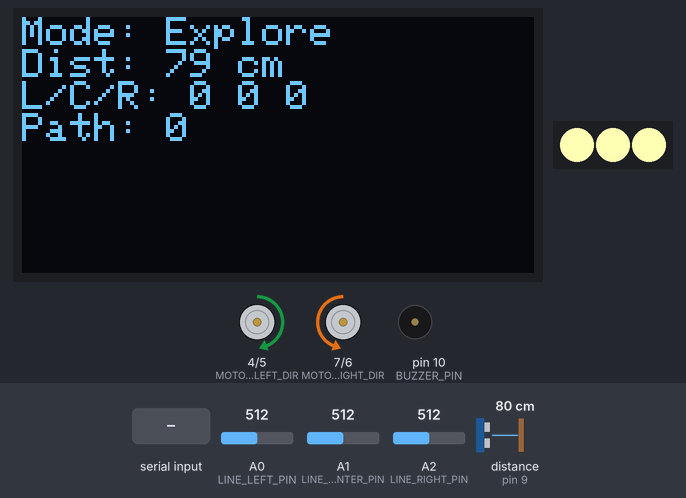
Recording of a sketch running on a simulated Arduino Uno, built with avr-gcc and run on an emulated ATmega328P. Shown: 128×64 one-colour display, 3 RGB LEDs in strip order, left to right, direction and speed pins drawn as motors (green arrow = direction pin HIGH = forward, orange = LOW = backward, longer = more drive), buzzer (waves = sounding). Wiring (inferred from the names in the program): ultrasonic range finder: trigger pin 8; echo pin 9; WS2812 LEDs: data pin 12. The inputs (shaded band) are chosen by the test bench; at power-on: distance to the obstacle (sensor on pin 9) 80 cm, A1 (LINE_CENTER_PIN) = 512, A0 (LINE_LEFT_PIN) = 512, A2 (LINE_RIGHT_PIN) = 512. The echo pulse lasts 58.3 µs per cm; what the sketch prints to the serial monitor is not drawn.

Above: at 0.95 s.
1.3 s: "r" received over Serial
At 2.4 s:
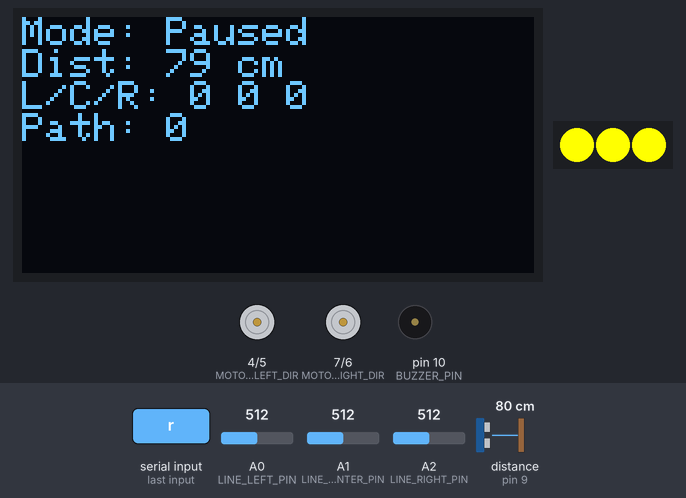
3.0 s: distance to the obstacle (sensor on pin 9) set to 60 cm
At 3.36 s:
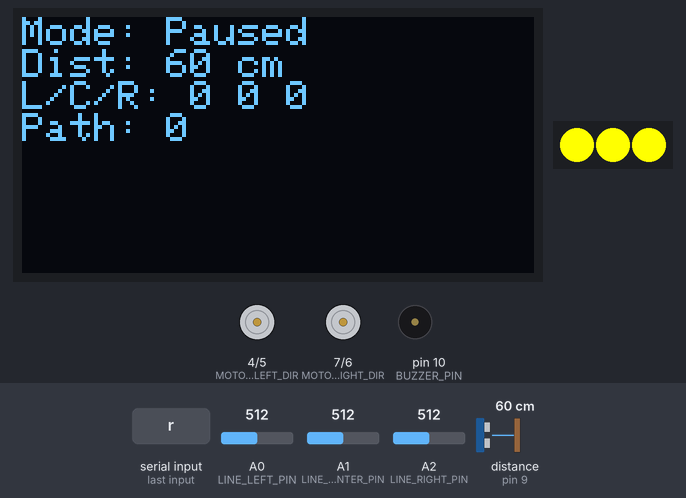
4.6 s: "e" received over Serial
At 5.5 s:
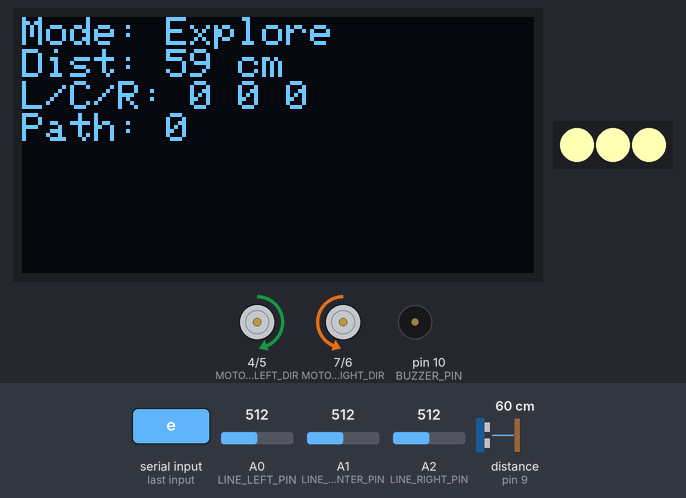
7.6 s: A1 (LINE_CENTER_PIN) set to 642
9.1 s: A1 (LINE_CENTER_PIN) set to 664
At 9.5 s:
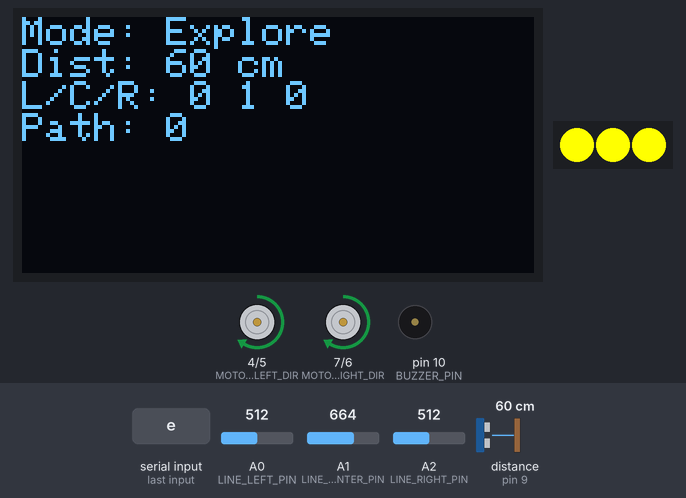
10.6 s: A0 (LINE_LEFT_PIN) set to 634
12.1 s: A0 (LINE_LEFT_PIN) set to 669
At 12.53 s:
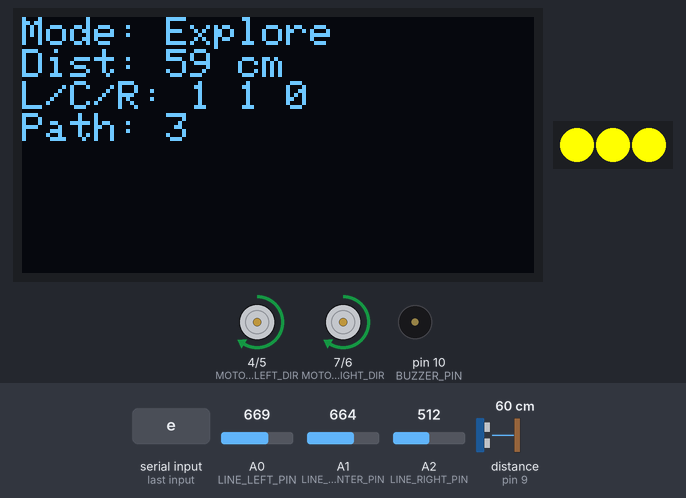
Timing chart, 0 to 16.1 s (numbered marks = the images above; inputs shaded):
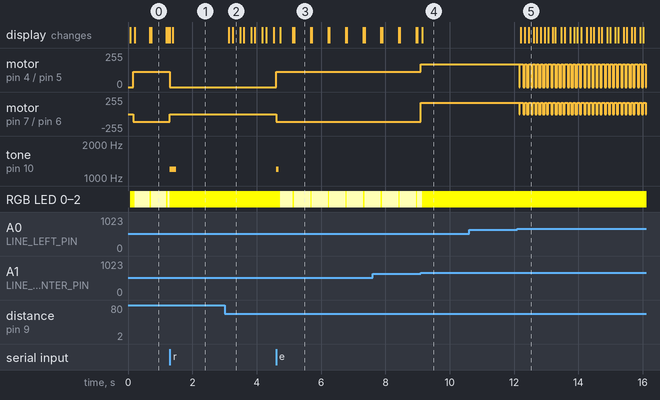

Measured:
- the behaviour switches between 650 and 651 on A1 (LINE_CENTER_PIN) (found by bisection; images 3 and 4)
- the behaviour switches between 650 and 651 on A0 (LINE_LEFT_PIN) (found by bisection; images 4 and 5)
- after the input at 1.3 s, motor on pin 4 (MOTOR_LEFT_DIR) / pin 5 (MOTOR_LEFT_PWM): forward 115/255 → stopped at once; motor on pin 7 (MOTOR_RIGHT_DIR) / pin 6 (MOTOR_RIGHT_PWM): backward 115/255 → stopped at once; tone on pin 10 (BUZZER_PIN): silent → 1200 Hz at once, → silent 0.20 s later
- after the input at 3.0 s, the display: first changes after 0.14 s (image 2 shows a later state)
- after the input at 4.6 s, motor on pin 4 (MOTOR_LEFT_DIR) / pin 5 (MOTOR_LEFT_PWM): stopped → forward 115/255 at once; motor on pin 7 (MOTOR_RIGHT_DIR) / pin 6 (MOTOR_RIGHT_PWM): stopped → backward 115/255 at once; tone on pin 10 (BUZZER_PIN): silent → 1200 Hz at once, → silent 0.08 s later; the display: changes after 0.13 s (image 3)
- after the input at 9.1 s, motor on pin 4 (MOTOR_LEFT_DIR) / pin 5 (MOTOR_LEFT_PWM): forward 115/255 → forward 170/255 at once; motor on pin 7 (MOTOR_RIGHT_DIR) / pin 6 (MOTOR_RIGHT_PWM): backward 115/255 → forward 170/255 at once; the display: changes at once (image 4)
- after the input at 10.6 s, every drawn part: stays the same
- after the input at 12.1 s, motor on pin 4 (MOTOR_LEFT_DIR) / pin 5 (MOTOR_LEFT_PWM), motor on pin 7 (MOTOR_RIGHT_DIR) / pin 6 (MOTOR_RIGHT_PWM): alternates forward 170/255 for 0.07 s and stopped for 0.05 s, starting after 0.06 s; the display: first changes after 0.11 s (image 5 shows a later state)

The sketch:

maze_solver.ino
```cpp
#include <Arduino.h>
#include <Wire.h>
#include <Adafruit_GFX.h>
#include <Adafruit_SSD1306.h>

//GENERATED BY AI ENTIRELY TO BE CHECKED AND TESTED

// Maze Solver for AlphaBot V2-Ar
//
// Behavior:
// - Follows the right-hand rule while exploring a maze.
// - Records the turn sequence and compresses it into a shorter path.
// - Press a key in the Serial Monitor to switch to replay mode and run the
//   stored shortest path on the next attempt.
// - Uses the three IR line sensors, ultrasonic sensor, OLED, RGB LED, and buzzer.

// ---------------------------- Pin Mapping ----------------------------
const uint8_t MOTOR_LEFT_PWM = 5;
const uint8_t MOTOR_LEFT_DIR = 4;
const uint8_t MOTOR_RIGHT_PWM = 6;
const uint8_t MOTOR_RIGHT_DIR = 7;

const uint8_t LINE_LEFT_PIN = A0;
const uint8_t LINE_CENTER_PIN = A1;
const uint8_t LINE_RIGHT_PIN = A2;

const uint8_t ULTRASONIC_TRIG_PIN = 8;
const uint8_t ULTRASONIC_ECHO_PIN = 9;

const uint8_t BUZZER_PIN = 10;
const uint8_t RGB_PIN = 12;
const uint8_t RGB_COUNT = 3;

// OLED uses the shared I2C bus on A4/A5.
const uint8_t OLED_ADDR = 0x3C;

// ---------------------------- Libraries -----------------------------
Adafruit_SSD1306 display(128, 64, &Wire, -1);

// ----------------------- WS2812 (NeoPixel) ---------------------------
// The sketch uses a small built-in driver so it does not depend on an extra
// Arduino library installation.
const uint8_t RGB_BIT = 4; // D12 on Arduino Uno/Nano = PB4

// ------------------------- Tuning Parameters -------------------------
const int MOTOR_SPEED_FAST = 170;
const int MOTOR_SPEED_MEDIUM = 145;
const int MOTOR_SPEED_SLOW = 120;
const int MOTOR_SPEED_TURN = 150;
const int MOTOR_SPEED_SEARCH = 115;

const int LINE_THRESHOLD_LEFT = 650;
const int LINE_THRESHOLD_CENTER = 650;
const int LINE_THRESHOLD_RIGHT = 650;

const int INTERSECTION_DEBOUNCE_MS = 120;
const int TURN_TIME_90_MS = 330;
const int TURN_TIME_180_MS = 620;
const int STEP_TIME_MS = 40;
const int FRONT_WALL_DISTANCE_CM = 14;
const int PATH_MAX_LENGTH = 128;

// ----------------------------- States -------------------------------
enum Mode {
  MODE_EXPLORE,
  MODE_REPLAY,
  MODE_PAUSED
};

enum Move : char {
  MOVE_LEFT = 'L',
  MOVE_RIGHT = 'R',
  MOVE_STRAIGHT = 'S',
  MOVE_BACK = 'B'
};

Mode mode = MODE_EXPLORE;

char path[PATH_MAX_LENGTH];
uint8_t pathLength = 0;
uint8_t replayIndex = 0;

unsigned long lastIntersectionTime = 0;
unsigned long lastOLEDUpdate = 0;
unsigned long lastDebugPrint = 0;

int lastKnownError = 0;

// ------------------------- Utility Helpers --------------------------
static inline int clampSpeed(int speed) {
  if (speed < 0) return 0;
  if (speed > 255) return 255;
  return speed;
}

void setMotors(int leftSpeed, int rightSpeed, bool leftForward, bool rightForward) {
  digitalWrite(MOTOR_LEFT_DIR, leftForward ? HIGH : LOW);
  digitalWrite(MOTOR_RIGHT_DIR, rightForward ? HIGH : LOW);
  analogWrite(MOTOR_LEFT_PWM, clampSpeed(leftSpeed));
  analogWrite(MOTOR_RIGHT_PWM, clampSpeed(rightSpeed));
}

void driveForward(int speed) {
  setMotors(speed, speed, true, true);
}

void driveBackward(int speed) {
  setMotors(speed, speed, false, false);
}

void pivotLeft(int speed) {
  setMotors(speed, speed, false, true);
}

void pivotRight(int speed) {
  setMotors(speed, speed, true, false);
}

void stopMotors() {
  analogWrite(MOTOR_LEFT_PWM, 0);
  analogWrite(MOTOR_RIGHT_PWM, 0);
}

void beep(uint16_t durationMs) {
  tone(BUZZER_PIN, 1200, durationMs);
}

void setRGB(uint8_t r, uint8_t g, uint8_t b) {
  noInterrupts();

  DDRB |= _BV(RGB_BIT);

  for (uint8_t led = 0; led < RGB_COUNT; led++) {
    for (uint8_t bit = 0; bit < 8; bit++) {
      if (g & (0x80 >> bit)) {
        PORTB |= _BV(RGB_BIT);
        __asm__ __volatile__("nop\n\tnop\n\tnop\n\tnop\n\tnop\n");
        PORTB &= ~_BV(RGB_BIT);
      } else {
        PORTB |= _BV(RGB_BIT);
        __asm__ __volatile__("nop\n");
        PORTB &= ~_BV(RGB_BIT);
      }
    }

    for (uint8_t bit = 0; bit < 8; bit++) {
      if (r & (0x80 >> bit)) {
        PORTB |= _BV(RGB_BIT);
        __asm__ __volatile__("nop\n\tnop\n\tnop\n\tnop\n\tnop\n");
        PORTB &= ~_BV(RGB_BIT);
      } else {
        PORTB |= _BV(RGB_BIT);
        __asm__ __volatile__("nop\n");
        PORTB &= ~_BV(RGB_BIT);
      }
    }

    for (uint8_t bit = 0; bit < 8; bit++) {
      if (b & (0x80 >> bit)) {
        PORTB |= _BV(RGB_BIT);
        __asm__ __volatile__("nop\n\tnop\n\tnop\n\tnop\n\tnop\n");
        PORTB &= ~_BV(RGB_BIT);
      } else {
        PORTB |= _BV(RGB_BIT);
        __asm__ __volatile__("nop\n");
        PORTB &= ~_BV(RGB_BIT);
      }
    }
  }

  interrupts();
  delayMicroseconds(80);
}

int readLeftLine() {
  return analogRead(LINE_LEFT_PIN);
}

int readCenterLine() {
  return analogRead(LINE_CENTER_PIN);
}

int readRightLine() {
  return analogRead(LINE_RIGHT_PIN);
}

bool lineLeft() {
  return readLeftLine() > LINE_THRESHOLD_LEFT;
}

bool lineCenter() {
  return readCenterLine() > LINE_THRESHOLD_CENTER;
}

bool lineRight() {
  return readRightLine() > LINE_THRESHOLD_RIGHT;
}

int readFrontDistanceCm() {
  digitalWrite(ULTRASONIC_TRIG_PIN, LOW);
  delayMicroseconds(2);
  digitalWrite(ULTRASONIC_TRIG_PIN, HIGH);
  delayMicroseconds(10);
  digitalWrite(ULTRASONIC_TRIG_PIN, LOW);

  unsigned long duration = pulseIn(ULTRASONIC_ECHO_PIN, HIGH, 25000UL);
  if (duration == 0) {
    return 999;
  }

  return (int)(duration * 0.0343f / 2.0f);
}

bool isIntersection() {
  bool left = lineLeft();
  bool center = lineCenter();
  bool right = lineRight();

  // A junction typically lights more than one sensor.
  return (left && center) || (center && right) || (left && right) || (left && center && right);
}

void appendMove(char move) {
  if (pathLength >= PATH_MAX_LENGTH) {
    return;
  }

  path[pathLength++] = move;
}

char reducePattern(char first, char second, char third) {
  if (second != MOVE_BACK) {
    return 0;
  }

  if (first == MOVE_LEFT && third == MOVE_LEFT) return MOVE_STRAIGHT;
  if (first == MOVE_LEFT && third == MOVE_STRAIGHT) return MOVE_RIGHT;
  if (first == MOVE_LEFT && third == MOVE_RIGHT) return MOVE_BACK;

  if (first == MOVE_STRAIGHT && third == MOVE_LEFT) return MOVE_RIGHT;
  if (first == MOVE_STRAIGHT && third == MOVE_STRAIGHT) return MOVE_BACK;
  if (first == MOVE_STRAIGHT && third == MOVE_RIGHT) return MOVE_LEFT;

  if (first == MOVE_RIGHT && third == MOVE_LEFT) return MOVE_BACK;
  if (first == MOVE_RIGHT && third == MOVE_STRAIGHT) return MOVE_LEFT;
  if (first == MOVE_RIGHT && third == MOVE_RIGHT) return MOVE_STRAIGHT;

  return 0;
}

void simplifyPath() {
  if (pathLength < 3) {
    return;
  }

  char a = path[pathLength - 3];
  char b = path[pathLength - 2];
  char c = path[pathLength - 1];
  char replacement = reducePattern(a, b, c);

  if (replacement == 0) {
    return;
  }

  path[pathLength - 3] = replacement;
  pathLength -= 2;
}

void recordDecision(char move) {
  appendMove(move);
  simplifyPath();
}

void showStartupScreen() {
  display.clearDisplay();
  display.setTextColor(SSD1306_WHITE);
  display.setTextSize(1);
  display.setCursor(0, 0);
  display.println(F("AlphaBot Maze Solver"));
  display.println(F("Serial: send 'r'"));
  display.println(F("to replay path"));
  display.println(F("'p' pause, 'e' explore"));
  display.display();
}

void showStatus(const char *status, int distanceCm, bool left, bool center, bool right) {
  display.clearDisplay();
  display.setTextColor(SSD1306_WHITE);
  display.setTextSize(1);
  display.setCursor(0, 0);
  display.print(F("Mode: "));
  display.println(status);
  display.print(F("Dist: "));
  display.print(distanceCm);
  display.println(F(" cm"));
  display.print(F("L/C/R: "));
  display.print(left ? F("1") : F("0"));
  display.print(F(" "));
  display.print(center ? F("1") : F("0"));
  display.print(F(" "));
  display.println(right ? F("1") : F("0"));
  display.print(F("Path: "));
  display.println(pathLength);
  display.display();
}

void printPathToSerial() {
  Serial.print(F("Path length: "));
  Serial.println(pathLength);
  Serial.print(F("Path: "));

  for (uint8_t i = 0; i < pathLength; i++) {
    Serial.print(path[i]);
  }

  Serial.println();
}

void resetReplay() {
  replayIndex = 0;
}

void startReplayMode() {
  mode = MODE_REPLAY;
  resetReplay();
  beep(120);
  setRGB(0, 80, 180);
  Serial.println(F("Replay mode enabled"));
}

void startExploreMode() {
  mode = MODE_EXPLORE;
  resetReplay();
  beep(80);
  setRGB(0, 180, 0);
  Serial.println(F("Explore mode enabled"));
}

void pauseRobot() {
  mode = MODE_PAUSED;
  stopMotors();
  setRGB(180, 180, 0);
  Serial.println(F("Paused"));
}

void handleSerialCommand() {
  while (Serial.available() > 0) {
    char command = (char)Serial.read();

    if (command == 'r' || command == 'R') {
      startReplayMode();
    } else if (command == 'e' || command == 'E') {
      startExploreMode();
    } else if (command == 'p' || command == 'P') {
      pauseRobot();
    } else if (command == 'c' || command == 'C') {
      pathLength = 0;
      resetReplay();
      Serial.println(F("Path cleared"));
    } else if (command == 's' || command == 'S') {
      printPathToSerial();
    }
  }
}

void followLineExplore() {
  bool left = lineLeft();
  bool center = lineCenter();
  bool right = lineRight();
  int distanceCm = readFrontDistanceCm();

  if (millis() - lastIntersectionTime < INTERSECTION_DEBOUNCE_MS) {
    // Prevent double-recording while crossing a junction.
    if (center) {
      driveForward(MOTOR_SPEED_FAST);
    }
    return;
  }

  if (distanceCm <= FRONT_WALL_DISTANCE_CM && center) {
    // A wall directly ahead often indicates a dead end in line mazes.
    stopMotors();
    beep(150);
    setRGB(180, 0, 0);
    delay(100);
    recordDecision(MOVE_BACK);
    pivotLeft(MOTOR_SPEED_TURN);
    delay(TURN_TIME_180_MS);
    stopMotors();
    lastIntersectionTime = millis();
    return;
  }

  if (isIntersection()) {
    lastIntersectionTime = millis();

    if (right) {
      recordDecision(MOVE_RIGHT);
      beep(40);
      pivotRight(MOTOR_SPEED_TURN);
      delay(TURN_TIME_90_MS);
    } else if (center) {
      recordDecision(MOVE_STRAIGHT);
      driveForward(MOTOR_SPEED_FAST);
      delay(STEP_TIME_MS);
    } else if (left) {
      recordDecision(MOVE_LEFT);
      beep(40);
      pivotLeft(MOTOR_SPEED_TURN);
      delay(TURN_TIME_90_MS);
    } else {
      recordDecision(MOVE_BACK);
      pivotLeft(MOTOR_SPEED_TURN);
      delay(TURN_TIME_180_MS);
    }

    stopMotors();
    return;
  }

  if (center) {
    driveForward(MOTOR_SPEED_FAST);
    setRGB(0, 120, 0);
    lastKnownError = 0;
    return;
  }

  if (left) {
    setMotors(MOTOR_SPEED_SLOW, MOTOR_SPEED_MEDIUM, true, true);
    setRGB(0, 80, 150);
    lastKnownError = -1;
    return;
  }

  if (right) {
    setMotors(MOTOR_SPEED_MEDIUM, MOTOR_SPEED_SLOW, true, true);
    setRGB(150, 80, 0);
    lastKnownError = 1;
    return;
  }

  // Lost line: search in the last known direction.
  setRGB(180, 0, 180);
  if (lastKnownError < 0) {
    pivotLeft(MOTOR_SPEED_SEARCH);
  } else {
    pivotRight(MOTOR_SPEED_SEARCH);
  }
}

void replayPathStep() {
  if (replayIndex >= pathLength) {
    stopMotors();
    setRGB(0, 180, 0);
    beep(200);
    Serial.println(F("Replay complete"));
    mode = MODE_PAUSED;
    return;
  }

  char move = path[replayIndex++];
  Serial.print(F("Replay move: "));
  Serial.println(move);

  switch (move) {
    case MOVE_LEFT:
      pivotLeft(MOTOR_SPEED_TURN);
      delay(TURN_TIME_90_MS);
      break;
    case MOVE_RIGHT:
      pivotRight(MOTOR_SPEED_TURN);
      delay(TURN_TIME_90_MS);
      break;
    case MOVE_STRAIGHT:
      driveForward(MOTOR_SPEED_FAST);
      delay(250);
      break;
    case MOVE_BACK:
      pivotLeft(MOTOR_SPEED_TURN);
      delay(TURN_TIME_180_MS);
      break;
    default:
      break;
  }

  stopMotors();
  delay(40);
}

void updateOLEDStatus() {
  if (millis() - lastOLEDUpdate < 100) {
    return;
  }

  lastOLEDUpdate = millis();

  bool left = lineLeft();
  bool center = lineCenter();
  bool right = lineRight();
  int distanceCm = readFrontDistanceCm();

  const char *status = "Explore";
  if (mode == MODE_REPLAY) status = "Replay";
  if (mode == MODE_PAUSED) status = "Paused";

  showStatus(status, distanceCm, left, center, right);
}

void setup() {
  pinMode(MOTOR_LEFT_PWM, OUTPUT);
  pinMode(MOTOR_LEFT_DIR, OUTPUT);
  pinMode(MOTOR_RIGHT_PWM, OUTPUT);
  pinMode(MOTOR_RIGHT_DIR, OUTPUT);

  pinMode(LINE_LEFT_PIN, INPUT);
  pinMode(LINE_CENTER_PIN, INPUT);
  pinMode(LINE_RIGHT_PIN, INPUT);

  pinMode(ULTRASONIC_TRIG_PIN, OUTPUT);
  pinMode(ULTRASONIC_ECHO_PIN, INPUT);

  pinMode(BUZZER_PIN, OUTPUT);
  pinMode(RGB_PIN, OUTPUT);

  Serial.begin(115200);
  Wire.begin();

  if (!display.begin(SSD1306_SWITCHCAPVCC, OLED_ADDR)) {
    for (;;) {
      setRGB(180, 0, 0);
      delay(200);
      setRGB(0, 0, 0);
      delay(200);
    }
  }

  stopMotors();
  setRGB(0, 40, 120);
  showStartupScreen();
  Serial.println(F("Maze solver ready"));
  Serial.println(F("Use Serial commands: r=replay, e=explore, p=pause, c=clear, s=show path"));
}

void loop() {
  handleSerialCommand();

  if (mode == MODE_PAUSED) {
    updateOLEDStatus();
    delay(20);
    return;
  }

  if (mode == MODE_EXPLORE) {
    setRGB(0, 70, 0);
    followLineExplore();
  } else if (mode == MODE_REPLAY) {
    setRGB(0, 40, 120);
    replayPathStep();
  }

  if (millis() - lastDebugPrint > 500) {
    lastDebugPrint = millis();
    Serial.print(F("Mode="));
    Serial.print((mode == MODE_EXPLORE) ? F("EXPLORE") : (mode == MODE_REPLAY) ? F("REPLAY") : F("PAUSED"));
    Serial.print(F(" Path="));
    Serial.print(pathLength);
    Serial.print(F(" Dist="));
    Serial.println(readFrontDistanceCm());
  }

  updateOLEDStatus();
  delay(10);
}
```

oled_display.ino
```cpp

```
